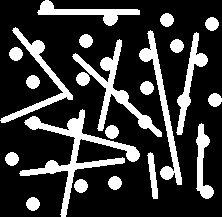
%> input picture Atividades/Pratica 5/art3.gif, 222 x 217 px
$ octave 'Pratica_05_[Euller].m'   (GNU Octave 9; MATLAB toolbox functions it lacks are replaced by stand-ins)
%> lines starting %> are read from the running program, lines starting %| are printed output that depends on the picture; in (x1, y1, x2, y2) boxes, pixels count from 0 and x2, y2 are one past the last pixel; in counts of white or black regions, pixels touching at a corner belong together; the program's own positions count from 1
%Nome: Euller Henrique Bandeira Oliveira
%Matr韈ula: 11821BSI210

%Software utilizado: Matlab

clear all;
close all;

%1) A partir da imagem original obtenha as outras imagens conforme descri玢o


%img

img = imread('art3.gif');
%> img: size 217x222 uint8; values 0 (black) and 1 (white), 22.2% white; 22 white regions, largest, box (x1, y1, x2, y2) and area: (19, 109, 140, 217) 2271, (72, 39, 162, 137) 1502, (139, 30, 182, 185) 1227
imshow(img);

se = strel('disk', 11);

img = imopen (img, se);
%> img: size 217x222 uint8; every value is 0
figure
imshow(img, []);


%img2

img = imread('art2.gif');
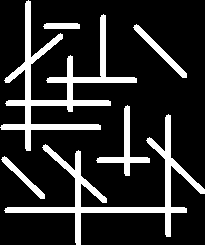
%> input picture Atividades/Pratica 5/art2.gif, 205 x 245 px
%> img: size 245x205 uint8; values 0 (black) and 1 (white), 16.9% white; 6 white regions, box (x1, y1, x2, y2) and area: (0, 0, 137, 151) 3611, (4, 114, 205, 245) 3181, (96, 105, 150, 176) 696, (133, 24, 187, 78) 459, (1, 156, 45, 199) 346, (43, 23, 80, 29) 213
figure
imshow(img);

se = strel('rectangle',[9 3]);

img2 = imopen (img, se);
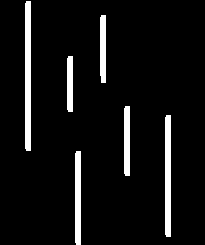
%> img2: size 245x205 uint8; values 0 (black) and 1 (white), 6.6% white; 6 white regions, box (x1, y1, x2, y2) and area: (25, 1, 31, 151) 896, (165, 115, 171, 237) 728, (75, 151, 81, 245) 560, (124, 106, 130, 176) 416, (100, 15, 106, 83) 399, (67, 56, 73, 112) 332
figure
imshow(img2, []);

se = strel('rectangle',[3 9]);

img2 = imopen (img, se);
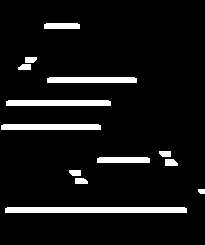
%> img2: size 245x205 uint8; values 0 (black) and 1 (white), 7.6% white; 13 white regions, largest, box (x1, y1, x2, y2) and area: (5, 207, 187, 213) 1088, (6, 100, 111, 106) 626, (1, 124, 101, 130) 596
figure
imshow(img2, []);

%2) Imagem real

[im,map]  = imread('cel4.gif');
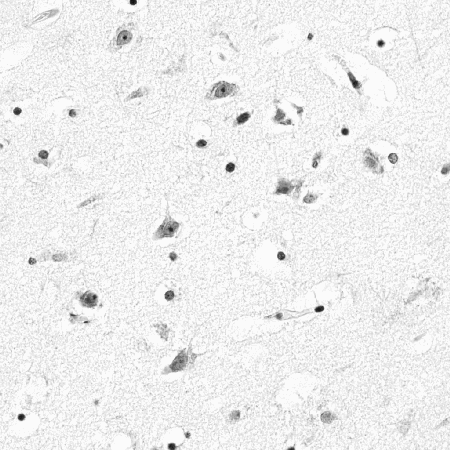
%> input picture Atividades/Pratica 5/cel4.gif, 450 x 450 px
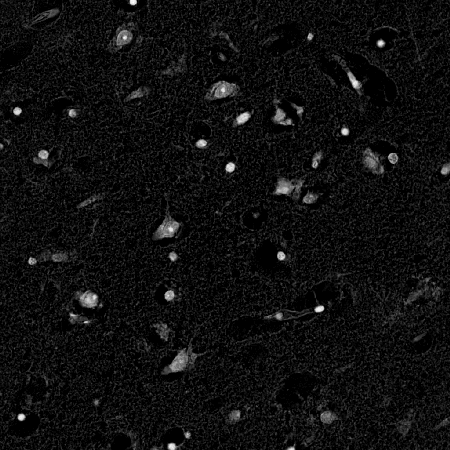
%> im: size 450x450 uint8; min 0, max 30, mean 1.8; drawn with min black and max white
%> map = 32 rows, first 12: [0.984 0.984 0.984; 0.949 0.949 0.949; 0.918 0.918 0.918; 0.906 0.906 0.906; 0.878 0.878 0.878; 0.851 0.851 0.851; 0.816 0.816 0.816; 0.788 0.788 0.788; 0.753 0.753 0.753; 0.718 0.718 0.718; 0.69 0.69 0.69; 0.663 0.663 0.663]
img = ind2gray(im, map);
%> img: size 450x450 uint8
[x, y] = size(img);
%> x = 450; y = 450

figure
imshow(img);

for i = 1:x

    for j = 1:y

      if(img(i,j) > 210)

        img(i,j) = 0;

      else

         img(i,j) = 255;

      end

    end
end
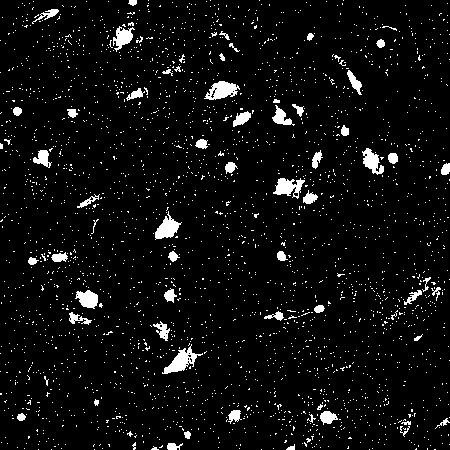
%> img: size 450x450 uint8; 5.4% white; 2669 white regions (2606 under 20 px), largest, box (x1, y1, x2, y2) and area: (162, 344, 203, 374) 446, (204, 81, 240, 100) 402, (273, 178, 305, 199) 366

figure
imshow(img);

se = strel('disk', 11);

img = imopen (img, se);
%> img: size 450x450 uint8; every value is 0
figure
imshow(img, []);
